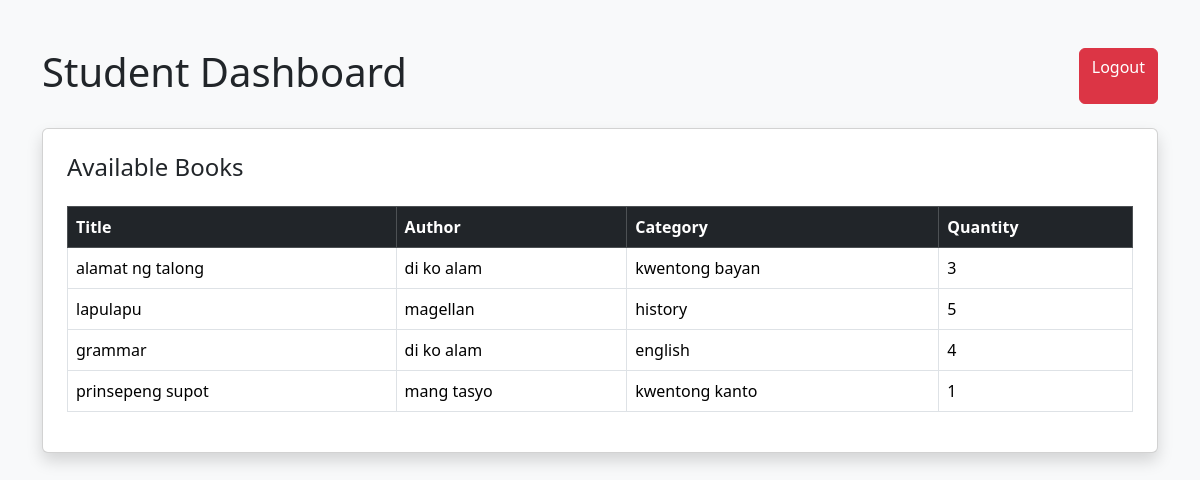
/student_dashboard (signed in), run on an earlier commit of the app's database.
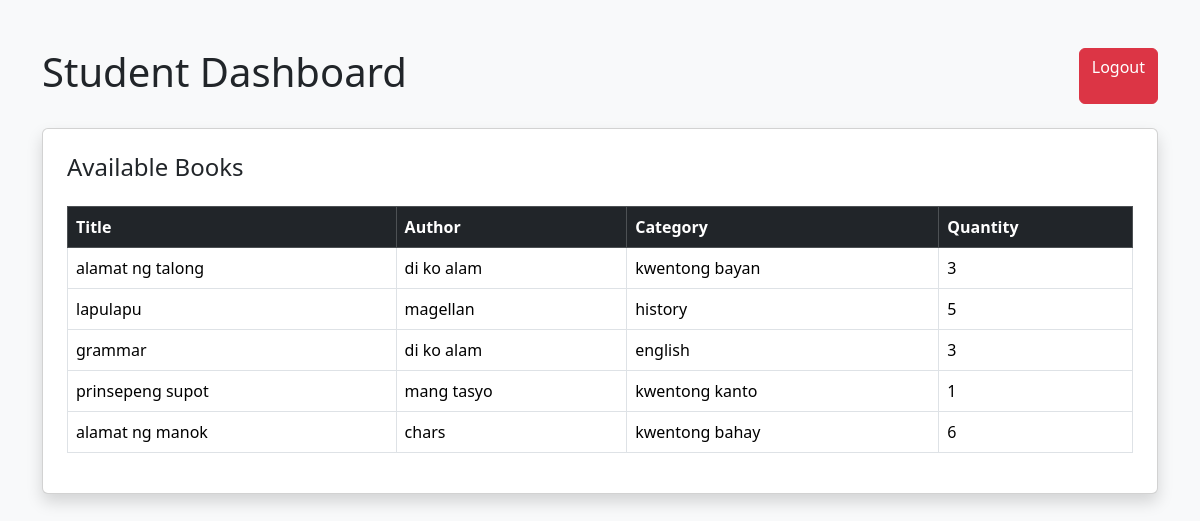
And on a later commit of the database.
### tables this page shows
CREATE TABLE books (
    id INTEGER PRIMARY KEY AUTOINCREMENT,
    title TEXT NOT NULL,
    author TEXT NOT NULL,
    category TEXT NOT NULL,
    quantity INTEGER NOT NULL
);

### app.py (the view)
@app.route('/student_dashboard')
@login_required
def student_dashboard():
    if session['role'] != 'student':
        return redirect('/')
    conn = sqlite3.connect('database.db')
    cursor = conn.cursor()
    cursor.execute("SELECT * FROM books")
    books = cursor.fetchall()
    conn.close()
    return render_template(
        'student_dashboard.html',
        books=books
    )

### app.py (called while the page is built)
def login_required(f):
    @wraps(f)
    def decorated_function(*args, **kwargs):
        if 'user' not in session:
            return redirect('/login')
        return f(*args, **kwargs)
    return decorated_function

### templates/student_dashboard.html (shortened to what this page needs)
<!DOCTYPE html>
<html>
<head>
    <link href="https://cdn.jsdelivr.net/npm/bootstrap@5.3.3/dist/css/bootstrap.min.css" rel="stylesheet">
</head>
<body class="bg-light">
<div class="container mt-5">
    <div class="d-flex justify-content-between mb-4">
        <h1>Student Dashboard</h1>
        <a href="/logout" class="btn btn-danger">
            Logout
        </a>
    </div>
    <div class="card shadow p-4">
        <h4 class="mb-4">
            Available Books
        </h4>
        <table class="table table-bordered">
            <thead class="table-dark">
                <tr>
                    <th>Title</th>
                    <th>Author</th>
                    <th>Category</th>
                    <th>Quantity</th>
                </tr>
            </thead>
            <tbody>
                {% for book in books %}
                <tr>
                    <td>{{ book[1] }}</td>
                    <td>{{ book[2] }}</td>
                    <td>{{ book[3] }}</td>
                    <td>{{ book[4] }}</td>
                </tr>
                {% endfor %}
            </tbody>
        </table>
    </div>
</div>
</body>
</html>

What changed in the data, as far as the page shows it:
changed books "grammar": quantity "4" → "3"
added books: title "alamat ng manok", author "chars", category "kwentong bahay", quantity "6"
